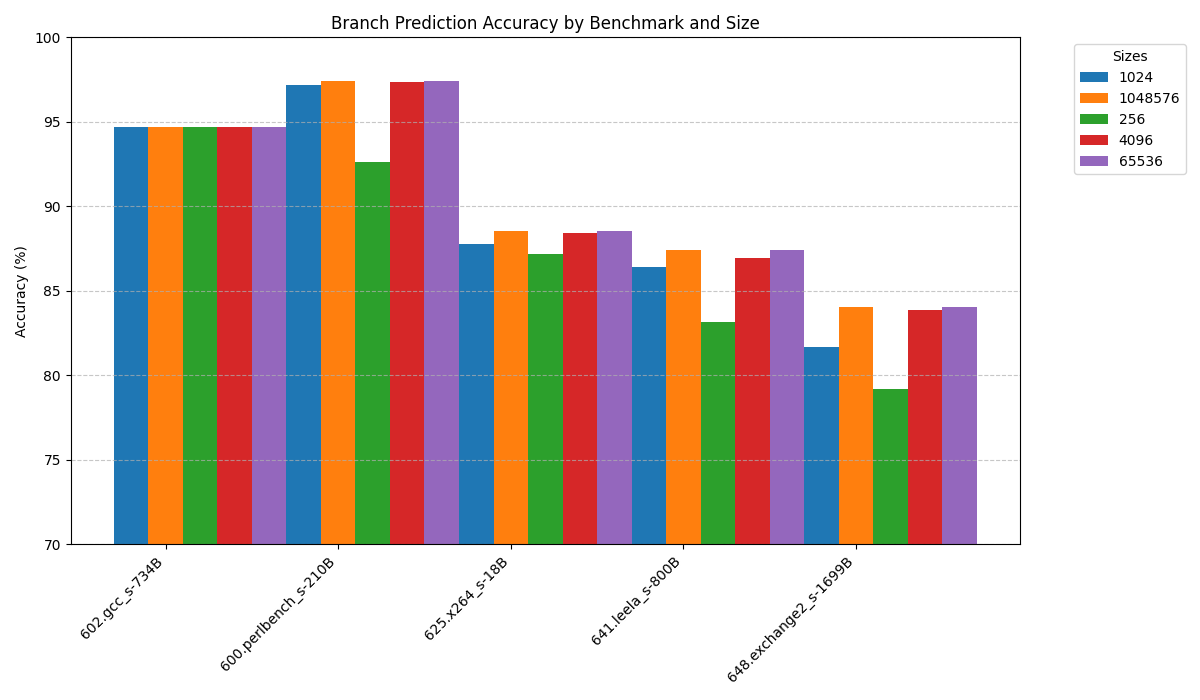

Reproduce this figure in Python.
import matplotlib.pyplot as plt
import numpy as np

# Sample data
data = {
    '256+600.perlbench_s-210B': [92.6472],
    '256+602.gcc_s-734B': [94.6666],
    '256+625.x264_s-18B': [87.2027],
    '256+641.leela_s-800B': [83.173],
    '256+648.exchange2_s-1699B': [79.2106],
    '1024+600.perlbench_s-210B': [97.179],
    '1024+602.gcc_s-734B': [94.7056],
    '1024+625.x264_s-18B': [87.7628],
    '1024+641.leela_s-800B': [86.3872],
    '1024+648.exchange2_s-1699B': [81.7015],
    '4096+600.perlbench_s-210B': [97.3323],
    '4096+602.gcc_s-734B': [94.7057],
    '4096+625.x264_s-18B': [88.3935],
    '4096+641.leela_s-800B': [86.9575],
    '4096+648.exchange2_s-1699B': [83.8617],
    '65536+600.perlbench_s-210B': [97.4218],
    '65536+602.gcc_s-734B': [94.7056],
    '65536+625.x264_s-18B': [88.5231],
    '65536+641.leela_s-800B': [87.4292],
    '65536+648.exchange2_s-1699B': [84.0343],
}

# Prepare data for plotting
benchmarks = list(set(key.split('+')[1] for key in data.keys()))
sizes = sorted(set(key.split('+')[0] for key in data.keys()))
accuracies = {size: [data[f"{size}+{b}"][0] for b in benchmarks] for size in sizes}

# Set up bar positions
x = np.arange(len(benchmarks))
width = 0.2  # Width of the bars

# Create the plot
plt.figure(figsize=(12, 7))

for i, size in enumerate(sizes):
    plt.bar(x + i * width, accuracies[size], width=width, label=size)

# Add labels and title
plt.xticks(x + width, benchmarks, rotation=45, ha='right')
plt.ylabel("Accuracy (%)")
plt.title("Branch Prediction Accuracy by Benchmark and Size")
plt.grid(axis='y', linestyle='--', alpha=0.7)
plt.ylim(70, 100)  # Set y-limits for better visibility

# Add a legend
plt.legend(title="Sizes", bbox_to_anchor=(1.05, 1), loc='upper left')

# Tight layout and show plot
plt.tight_layout()
plt.savefig("branch_prediction_accuracy.png")
plt.show()
